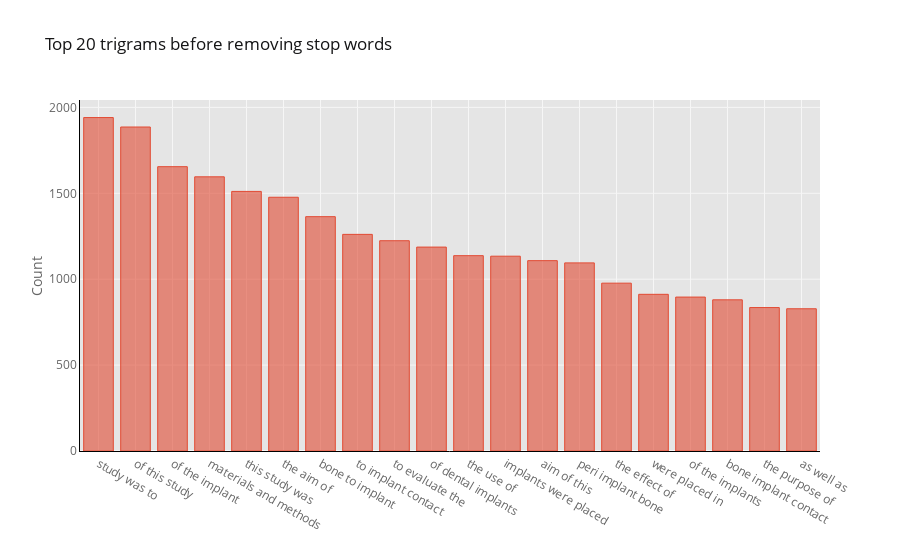

Notebook code for this chart:
### Markdown cell above
### Trigrams Frequency Distribution Before Removing Stop Word

### Code cell
def get_top_n_trigram(corpus, n=None):
    vec = CountVectorizer(ngram_range=(3, 3)).fit(corpus)
    bag_of_words = vec.transform(corpus)
    sum_words = bag_of_words.sum(axis=0) 
    words_freq = [(word, sum_words[0, idx]) for word, idx in vec.vocabulary_.items()]
    words_freq =sorted(words_freq, key = lambda x: x[1], reverse=True)
    return words_freq[:n]
common_words = get_top_n_trigram(df['abstractClean'], 20)
df5 = pd.DataFrame(common_words, columns = ['abstractClean' , 'count'])
df5.groupby('abstractClean').sum()['count'].sort_values(ascending=False).iplot(kind='bar', yTitle='Count', linecolor='black', title='Top 20 trigrams before removing stop words')

### Figure 1 — Plotly figure (JSON) as saved in the notebook; plotly's stock layout.template omitted (floating-point values rounded to 4 significant figures)
{"data": [{"marker": {"color": "rgba(226, 74, 51, 0.6)", "line": {"color": "rgba(226, 74, 51, 1.0)", "width": 1}}, "name": "count", "orientation": "v", "text": "", "type": "bar", "x": ["study was to", "of this study", "of the implant", "materials and methods", "this study was", "the aim of", "bone to implant", "to implant contact", "to evaluate the", "of dental implants", "the use of", "implants were placed", "aim of this", "peri implant bone", "the effect of", "were placed in", "of the implants", "bone implant contact", "the purpose of", "as well as"], "y": [1941, 1886, 1655, 1596, 1511, 1477, 1364, 1261, 1224, 1187, 1137, 1134, 1108, 1095, 977, 912, 896, 880, 835, 828]}], "layout": {"legend": {"bgcolor": "#FFFFFF", "font": {"color": "#666666"}}, "paper_bgcolor": "#FFFFFF", "plot_bgcolor": "#E5E5E5", "title": {"font": {"color": "#151516"}, "text": "Top 20 trigrams before removing stop words"}, "xaxis": {"gridcolor": "#F6F6F6", "linecolor": "black", "showgrid": true, "tickfont": {"color": "#666666"}, "title": {"font": {"color": "#666666"}, "text": ""}, "zerolinecolor": "#F6F6F6"}, "yaxis": {"gridcolor": "#F6F6F6", "linecolor": "black", "showgrid": true, "tickfont": {"color": "#666666"}, "title": {"font": {"color": "#666666"}, "text": "Count"}, "zerolinecolor": "#F6F6F6"}}}
